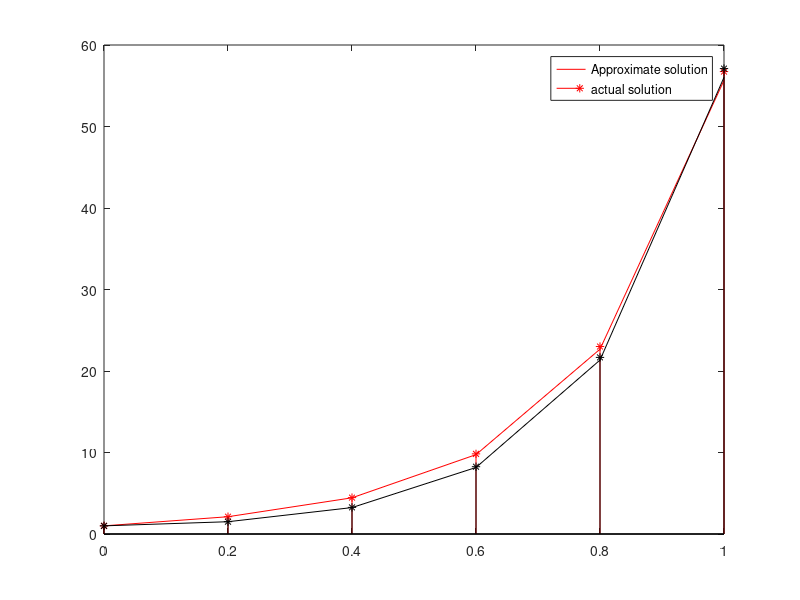

Reproduce this figure in MATLAB.
% Use the RK method for the system to approximate the solution of the
% following system of first order differential equations and compare
% the result to the actual solution.
%
% u1' = 3*u1 + 2*u2 - (2*t^2 + 1)*exp(2*t),      0 <= t <= 1,  u1(0) = 1
% u2' = 4*u1 + u2 + (t^2 + 2*t - 4)*exp(2*t),    0 <= t <= 1,  u2(0) = 1,  h = 0.2
%
% Actual solution:
% u1(t) = (1/3)*exp(5*t) - (1/3)*exp(-t) + exp(2*t)
% u2(t) = (1/3)*exp(5*t) + (2/3)*exp(-t) + t^2*exp(2*t)

function rk2
clc
clf
clear all
a=0;
b=1;
alpha1=1;
alpha2=1;
h=0.2;
n=(b-a)/h;
t=linspace(a,b,n+1);
u1(1)=alpha1;
u2(1)=alpha2;
for i=1:n
    k1=h*f1(t(i),u1(i),u2(i));
    p1=h*f2(t(i),u1(i),u2(i));
    k2=h*f1(t(i)+h/2,u1(i)+k1/2,u2(i)+p1/2);
    p2=h*f2(t(i)+h/2,u1(i)+k1/2,u2(i)+p1/2);
    k3=h*f1(t(i)+h/2,u1(i)+k2/2,u2(i)+p2/2);
    p3=h*f2(t(i)+h/2,u1(i)+k2/2,u2(i)+p2/2);
    k4=h*f1(t(i)+h,u1(i)+k3,u2(i)+p3);
    p4=h*f2(t(i)+h,u1(i)+k3,u2(i)+p3);
    u1(i+1)=u1(i)+(k1+2*k2+2*k3+k4)/6;
    u2(i+1)=u2(i)+(p1+2*p2+2*p3+p4)/6;
end
eu1=(1/3)*exp(5*t)-(1/3)*exp(-t)+exp(2*t);
eu2=(1/3)*exp(5*t)+(2/3)*exp(-t)+(t.^2).*exp(2*t);
plot(t,u1,'-r')
hold on
stem (t,eu1,'*r')
hold on
plot(t,u2,'-k')
hold on
stem(t,eu2,'*k')
hold on
legend('Approximate solution','actual solution')
fprintf(' t u1 u2 eu1 eu2 \n');
for i=1:n+1
    fprintf(' %11.5f %11.5f %11.5f %11.5f %11.5f\n',t(i),u1(i),u2(i),eu1(i),eu2(i));
end
function z1=f1(t,u1,u2)
z1=3*u1+2*u2-(2*t^2+1)*exp(2*t);
function z2=f2(t,u1,u2)
z2=4*u1+u2+(t^2+2*t-4)*exp(2*t);
